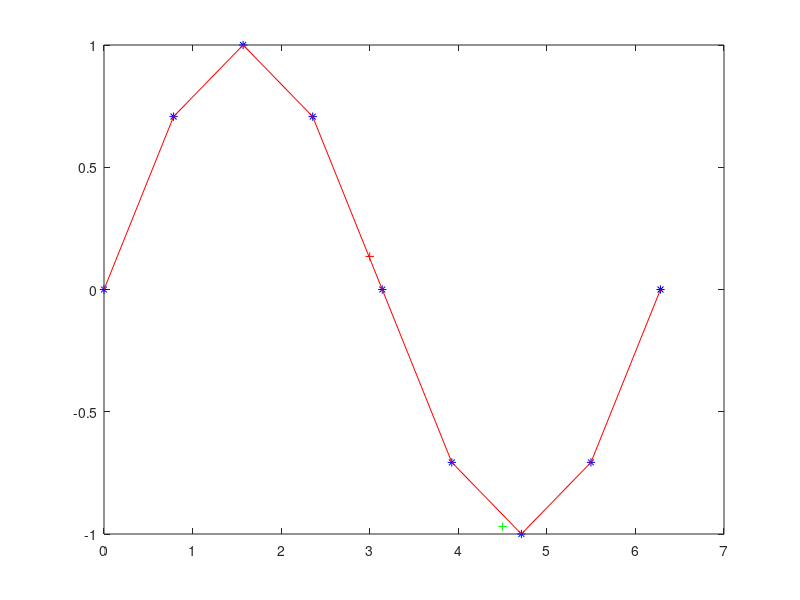

This chart was generated by the following MATLAB code:
% ©2021 HP.
clc;
clear;
clf;


x = [0.00000 0.78540  1.57080 2.35619 3.14159  3.92699  4.71239  5.49779  6.28319]
y = [0.00000 0.70711 1.00000 0.70711  0.00000  -0.70711  -1.00000  -0.70711  0.00000]

%pkg load optim

x1 = 3
x2 = 4.5

% method = 'nearest'
method = 'cubic'
% method = 'spline'

%y1 = interp1(x, y, x1)
%y2 = interp1(x, y, x2)

y1 = interp1(x, y, x1, method)
y2 = interp1(x, y, x2, method)
plot(x, y, 'b*',x, y, 'r-', x1, y1, 'r+', x2, y2, 'g+')
plot(x, y, 'b*',x, y, 'r-', x1, y1, 'r+', x2, y2, 'g+')
